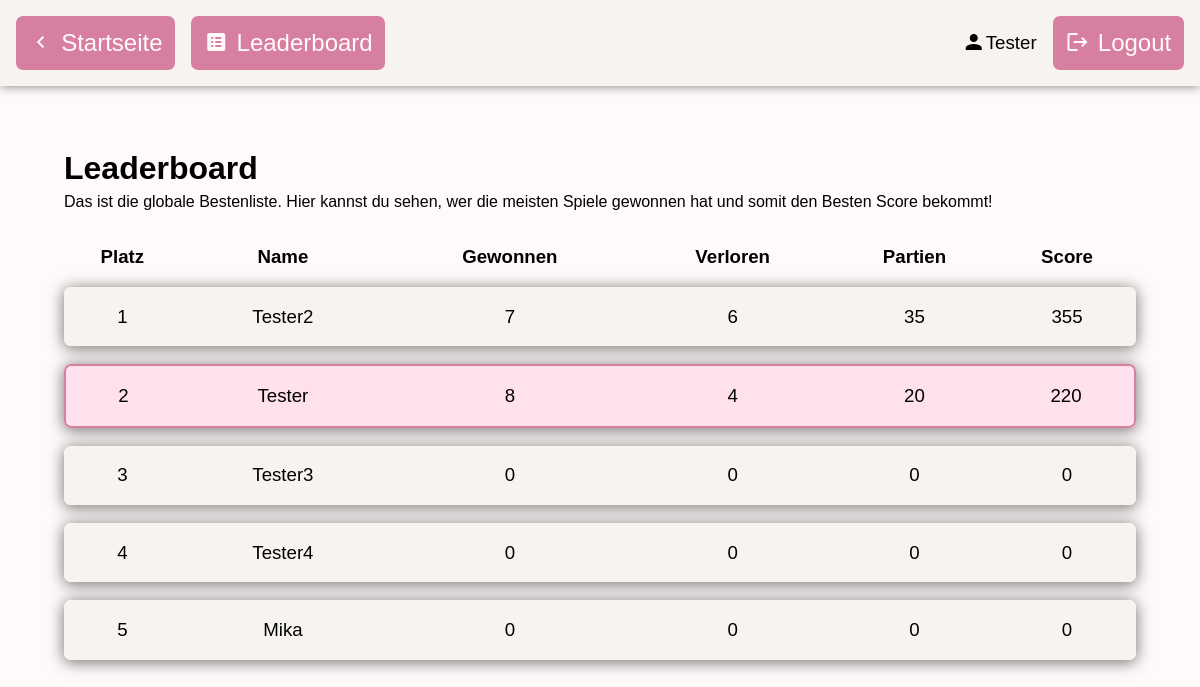
/leaderboard (signed in), run on the app's committed database.
### tables this page shows
CREATE TABLE users(id INTEGER PRIMARY KEY AUTOINCREMENT, name VARCHAR NOT NULL, password VARCHAR NOT NULL, games_won INTEGER DEFAULT 0, games_lost INTEGER DEFAULT 0, games_played INTEGER DEFAULT 0);

### app.py (the view)
@app.route("/leaderboard")
def leaderboard():
    con = sqlite3.connect("database.db")
    cur = con.cursor()
    response = cur.execute("SELECT name, games_won, games_lost, games_played, (games_played * 10 + games_won * 5 - games_lost * 5) AS score FROM users ORDER BY score DESC")
    data = response.fetchall()
    con.close()
    print(data)
    return render_template("leaderboard.html", users=data)

### templates/leaderboard.html (shortened to what this page needs)
<!DOCTYPE html>
<html lang="en">
<head>
    <link rel="stylesheet" href="css/main.css">
    <link rel="stylesheet" href="https://cdn.jsdelivr.net/npm/@mdi/font@7.4.47/css/materialdesignicons.min.css">
    <link rel="stylesheet" href="css/leaderboard.css">
</head>
<body>
    <div class="header" id="header">
        <div class="left-section">
            <a href="/" class="icon-text-button">
                <span class="mdi mdi-chevron-left"></span>
                <p>Startseite</p>
            </a>
            <a href="leaderboard" class="icon-text-button">
                <span class="mdi mdi-list-box"></span>
                <p>Leaderboard</p>
            </a>
        </div>
        <div class="right-section">
            {% if session["logged_in"] %}
                <div class="icon-text-display">
                    <span class="mdi mdi-account"></span>
                    <p class="icon-text-display">{{session["username"]}}</p>
                </div>
                <a href="login/end_session" class="icon-text-button">
                    <span class="mdi mdi-logout"></span>
                    <p>Logout</p>
                </a>
            {% else %}
                <a href="login" class="icon-text-button">
                    <span class="mdi mdi-account-outline"></span>
                    <p>Login</p>
                </a>
            {% endif %}
        </div>
    </div>
    <div class="content">
        <h1>Leaderboard</h1>
        <p>Das ist die globale Bestenliste. Hier kannst du sehen, wer die meisten Spiele gewonnen hat und somit den Besten Score bekommt!</p>
        <table>
            <tr id="standard-th">
                <th>Platz</th>
                <th>Name</th>
                <th>Gewonnen</th>
                <th>Verloren</th>
                <th>Partien</th>
                <th>Score</th>
            </tr>
            {% for user in users %}
                {% if user[0] == session["username"] %}
                    <tr class="highlight entry">
                {% else %}
                    <tr class="entry">
                {% endif %}
                        <td class="first-td">{{loop.index}}</td>
                        <td>{{user[0]}}</td>
                        <td>{{user[1]}}</td>
                        <td>{{user[2]}}</td>
                        <td>{{user[3]}}</td>
                        <td class="last-td">{{user[4]}}</td>
                    </tr>
            {% endfor %}
        </table>
    </div>
</body>
</html>

### static/css/main.css (style rules this page uses)
:root { --main_color: #D77FA1; --main_color_hover: #C76F91; --main_color_disabled: #B75F81; --main_color_hightlight: #ffe0ed; --background_color: #FFF9F9; --background_color_secondary: #F7F4F0; --o_color: #BFB1DF; --x_color: #FAC6A0; --error_message: red; --success_message: #00c100; --gray: gray; }
body { background-color: var(--background_color); font-family: Arial, Helvetica, sans-serif; margin: 0; }
h1 { margin-bottom: 0.2em; }
p { margin-top: 0; }
.header { display: flex; justify-content: space-between; background: var(--background_color_secondary); padding: 1em; box-shadow: rgba(0, 0, 0, 0.5) 0 0 10px; }
.header > div { display: flex; gap: 1em; align-items: center; }
.content { margin: 4em; }
.icon-text-button { border: none; border-radius: 7px; padding: 0.8em; text-decoration: none; color: var(--background_color); display: flex; justify-content: center; align-items: center; transition: box-shadow 0.3s; background: var(--main_color); cursor: pointer; transition-timing-function: ease-in-out; transition-duration: 50ms; }
.icon-text-button span, .icon-text-button p { font-size: 18pt; margin: 0; }
.icon-text-button span { margin-right: 0.35em; }
.entry { background: var(--background_color_secondary); padding: 20px; border-radius: 7px; box-shadow: 0px 2px 15px 1px rgba(0, 0, 0, 0.5); margin-bottom: 30px; }
.icon-text-display { display: flex; align-items: center; }
.icon-text-display span { font-size: 18pt; }
.icon-text-display p { font-size: 14pt; margin: 0; }

### static/css/leaderboard.css (style rules this page uses)
table { border-spacing: 0 1em; font-size: 14pt; width: 100%; }
td { padding: 1em 0.5em; text-align: center; background: var(--background_color_secondary); }
.first-td { border-radius: 7px 0 0 7px; }
.last-td { border-radius: 0 7px 7px 0; }
.entry { background: none; }
.highlight td { background: var(--main_color_hightlight); border-top: 2px solid var(--main_color); border-bottom: 2px solid var(--main_color); }
.highlight .first-td { border-left: 2px solid var(--main_color); }
.highlight .last-td { border-right: 2px solid var(--main_color); }

### data on the page
users: username "Tester", name "Tester", games_won "8", games_lost "4", games_played "20", user "220"
users: name "Tester2", games_won "7", games_lost "6", games_played "35", user "355"
users: name "Tester3", games_won "0", games_lost "0", games_played "0", user "0"
users: name "Tester4", games_won "0", games_lost "0", games_played "0", user "0"
users: name "Mika", games_won "0", games_lost "0", games_played "0", user "0"
